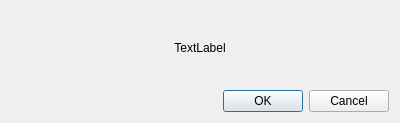
<?xml version="1.0" encoding="UTF-8"?>
<ui version="4.0">
 <class>UnlockTimerDialog</class>
 <widget class="QDialog" name="UnlockTimerDialog">
  <property name="geometry">
   <rect>
    <x>0</x>
    <y>0</y>
    <width>400</width>
    <height>123</height>
   </rect>
  </property>
  <property name="windowTitle">
   <string>Unlock Timer</string>
  </property>
  <layout class="QVBoxLayout" name="verticalLayout">
   <item>
    <widget class="QLabel" name="message">
     <property name="text">
      <string>TextLabel</string>
     </property>
     <property name="alignment">
      <set>Qt::AlignCenter</set>
     </property>
    </widget>
   </item>
   <item>
    <widget class="QDialogButtonBox" name="buttonBox">
     <property name="orientation">
      <enum>Qt::Horizontal</enum>
     </property>
     <property name="standardButtons">
      <set>QDialogButtonBox::Cancel|QDialogButtonBox::Ok</set>
     </property>
    </widget>
   </item>
  </layout>
 </widget>
 <resources/>
 <connections>
  <connection>
   <sender>buttonBox</sender>
   <signal>accepted()</signal>
   <receiver>UnlockTimerDialog</receiver>
   <slot>accept()</slot>
   <hints>
    <hint type="sourcelabel">
     <x>248</x>
     <y>254</y>
    </hint>
    <hint type="destinationlabel">
     <x>157</x>
     <y>274</y>
    </hint>
   </hints>
  </connection>
  <connection>
   <sender>buttonBox</sender>
   <signal>rejected()</signal>
   <receiver>UnlockTimerDialog</receiver>
   <slot>reject()</slot>
   <hints>
    <hint type="sourcelabel">
     <x>316</x>
     <y>260</y>
    </hint>
    <hint type="destinationlabel">
     <x>286</x>
     <y>274</y>
    </hint>
   </hints>
  </connection>
 </connections>
</ui>
